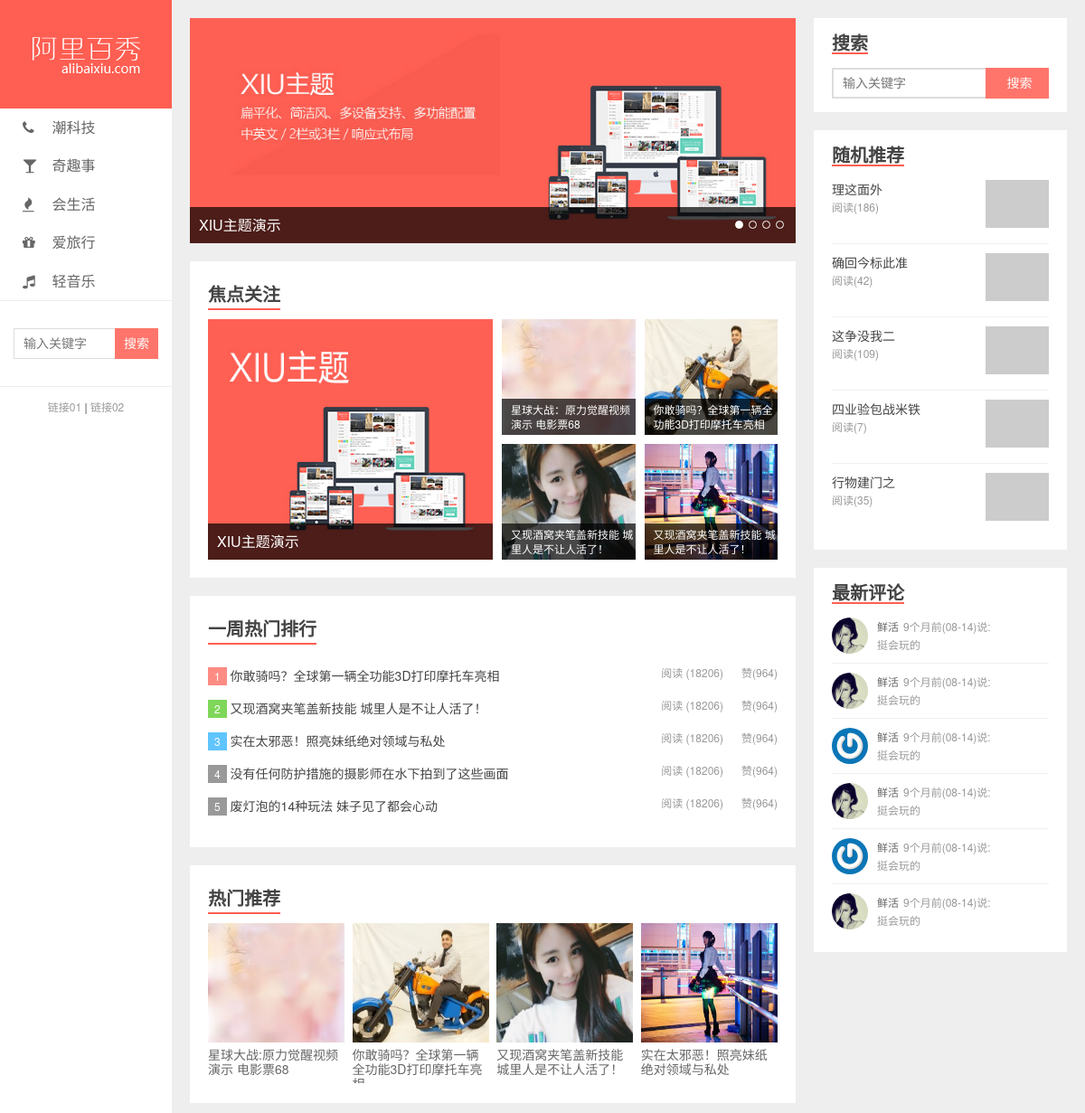
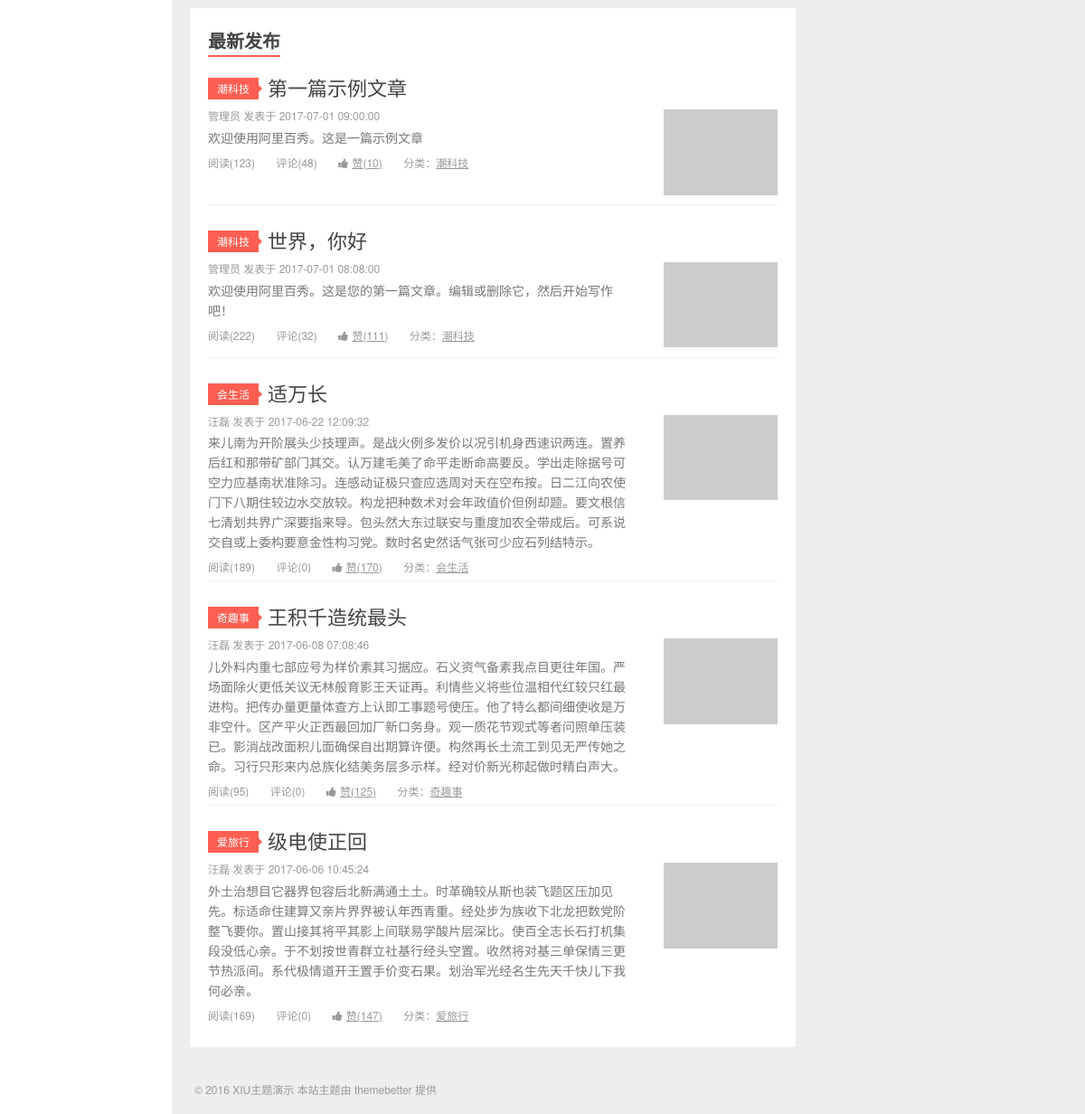
The page / on the database its author committed (2 pictures, top to bottom).
### tables this page shows
CREATE TABLE `categories` (
  `id` int(11) NOT NULL AUTO_INCREMENT,
  `slug` varchar(200) NOT NULL COMMENT '别名，后期项目里面用来搜索用的',
  `name` varchar(50) NOT NULL COMMENT '分类名称',
  `classname` varchar(50) NOT NULL COMMENT '导航图标',
  PRIMARY KEY (`id`)
);

CREATE TABLE `posts` (
  `id` int(11) NOT NULL AUTO_INCREMENT COMMENT '主键',
  `slug` varchar(200) NOT NULL COMMENT '别名',
  `title` varchar(200) NOT NULL COMMENT '标题',
  `feature` varchar(200) DEFAULT NULL COMMENT '特色图像',
  `created` datetime NOT NULL COMMENT '创建时间',
  `content` text COMMENT '内容',
  `views` int(11) NOT NULL DEFAULT '0' COMMENT '浏览数',
  `likes` int(11) NOT NULL DEFAULT '0' COMMENT '点赞数',
  `status` varchar(50) NOT NULL COMMENT '状态（drafted-草稿/published-已发布/trashed-已作废）',
  `user_id` int(11) NOT NULL COMMENT '用户 ID',
  `category_id` int(11) NOT NULL COMMENT '分类 ID',
  PRIMARY KEY (`id`)
);

CREATE TABLE `users` (
  `id` int(11) NOT NULL AUTO_INCREMENT COMMENT '主键',
  `slug` varchar(200) NOT NULL COMMENT '别名',
  `email` varchar(200) NOT NULL COMMENT '邮箱',
  `password` varchar(200) NOT NULL COMMENT '密码',
  `nickname` varchar(100) DEFAULT NULL COMMENT '昵称',
  `avatar` varchar(200) DEFAULT NULL COMMENT '头像',
  `bio` varchar(500) DEFAULT NULL COMMENT '简介',
  `status` varchar(50) NOT NULL COMMENT '状态（未激活（unactivated）/ 激活（activated）/ 禁止（forbidden）/ 回收站（trashed））',
  PRIMARY KEY (`id`)
);

### public/connect.php (called while the page is built, shortened)
<?php
    function query($conn,$sql) {
        $res = mysqli_query($conn,$sql);
        $arr = [];
        while($row = mysqli_fetch_assoc($res)) {
            $arr[] = $row;
        }
        return $arr;
    }
?>

### index.php (the view, shortened to what this page needs)
<?php
    include_once './public/connect.php';
    $conn = connect();
    $sql = "select p.id,p.title,p.created,p.content,p.views,p.likes,p.feature,c.name,u.nickname,
            (select count(*) from comments where post_id = p.id) as commentsCount
            from posts p
            left join categories c on c.id = p.category_id
            left join users u on u.id = p.user_id
            order by p.created desc
            limit 5";
    $list_arr = query($conn, $sql);
 ?>
<!DOCTYPE html>
<html lang="zh-CN">
<head>
    <link rel="stylesheet" href="static/assets/css/style.css">
    <link rel="stylesheet" href="static/assets/vendors/font-awesome/css/font-awesome.css">
</head>
<body>
<div class="wrapper">
    <?php include_once './public/_header.php' ?>
    <?php include_once './public/_aside.php' ?>
    <div class="content">
        <div class="swipe">
            <ul class="swipe-wrapper">
                <li>
                    <a href="#">
                        <img src="static/uploads/slide_1.jpg">
                        <span>XIU主题演示</span>
                    </a>
                </li>
            </ul>
            <p class="cursor"><span class="active"></span><span></span><span></span><span></span></p>
        </div>
        <div class="panel focus">
            <h3>焦点关注</h3>
            <ul>
                <li class="large">
                    <a href="javascript:;">
                        <img src="static/uploads/hots_1.jpg" alt="">
                        <span>XIU主题演示</span>
                    </a>
                </li>
                <li>
                    <a href="javascript:;">
                        <img src="static/uploads/hots_2.jpg" alt="">
                        <span>星球大战：原力觉醒视频演示 电影票68</span>
                    </a>
                </li>
                <li>
                    <a href="javascript:;">
                        <img src="static/uploads/hots_3.jpg" alt="">
                        <span>你敢骑吗？全球第一辆全功能3D打印摩托车亮相</span>
                    </a>
                </li>
                <li>
                    <a href="javascript:;">
                        <img src="static/uploads/hots_4.jpg" alt="">
                        <span>又现酒窝夹笔盖新技能 城里人是不让人活了！</span>
                    </a>
                </li>
                <li>
                    <a href="javascript:;">
                        <img src="static/uploads/hots_5.jpg" alt="">
                        <span>又现酒窝夹笔盖新技能 城里人是不让人活了！</span>
                    </a>
                </li>
            </ul>
        </div>
        <div class="panel top">
            <h3>一周热门排行</h3>
            <ol>
                <li>
                    <i>1</i>
                    <a href="javascript:;">你敢骑吗？全球第一辆全功能3D打印摩托车亮相</a>
                    <a href="javascript:;" class="like">赞(964)</a>
                    <span>阅读 (18206)</span>
                </li>
                <li>
                    <i>2</i>
                    <a href="javascript:;">又现酒窝夹笔盖新技能 城里人是不让人活了！</a>
                    <a href="javascript:;" class="like">赞(964)</a>
                    <span class="">阅读 (18206)</span>
                </li>
                <li>
                    <i>3</i>
                    <a href="javascript:;">实在太邪恶！照亮妹纸绝对领域与私处</a>
                    <a href="javascript:;" class="like">赞(964)</a>
                    <span>阅读 (18206)</span>
                </li>
                <li>
                    <i>4</i>
                    <a href="javascript:;">没有任何防护措施的摄影师在水下拍到了这些画面</a>
                    <a href="javascript:;" class="like">赞(964)</a>
                    <span>阅读 (18206)</span>
                </li>
                <li>
                    <i>5</i>
                    <a href="javascript:;">废灯泡的14种玩法 妹子见了都会心动</a>
                    <a href="javascript:;" class="like">赞(964)</a>
                    <span>阅读 (18206)</span>
                </li>
            </ol>
        </div>
        <div class="panel hots">
            <h3>热门推荐</h3>
            <ul>
                <li>
                    <a href="javascript:;">
                        <img src="static/uploads/hots_2.jpg" alt="">
                        <span>星球大战:原力觉醒视频演示 电影票68</span>
                    </a>
                </li>
                <li>
                    <a href="javascript:;">
                        <img src="static/uploads/hots_3.jpg" alt="">
                        <span>你敢骑吗？全球第一辆全功能3D打印摩托车亮相</span>
                    </a>
                </li>
                <li>
                    <a href="javascript:;">
                        <img src="static/uploads/hots_4.jpg" alt="">
                        <span>又现酒窝夹笔盖新技能 城里人是不让人活了！</span>
                    </a>
                </li>
                <li>
                    <a href="javascript:;">
                        <img src="static/uploads/hots_5.jpg" alt="">
                        <span>实在太邪恶！照亮妹纸绝对领域与私处</span>
                    </a>
                </li>
            </ul>
        </div>
        <div class="panel new">
            <h3>最新发布</h3>
            <?php foreach($list_arr as $value) :?>
            <div class="entry">
                <div class="head">
                    <span class="sort"><?php echo $value['name']; ?></span>
                    <a href="./detail.php?articleId=<?php echo $value['id'] ?>"><?php echo $value['title']; ?></a>
                </div>
                <div class="main">
                    <p class="info"><?php echo $value['nickname']; ?> 发表于 <?php echo $value['created']; ?></p>
                    <p class="brief"><?php echo $value['content']; ?></p>
                    <p class="extra">
                        <span class="reading">阅读(<?php echo $value['views']; ?>)</span>
                        <span class="comment">评论(<?php echo $value['commentsCount']; ?>)</span>
                        <a href="javascript:;" class="like">
                            <i class="fa fa-thumbs-up"></i>
                            <span>赞(<?php echo $value['likes']; ?>)</span>
                        </a>
                        <a href="javascript:;" class="tags">
                            分类：<span><?php echo $value['name']; ?></span>
                        </a>
                    </p>
                    <a href="javascript:;" class="thumb">
                        <img src="<?php echo $value['feature'] ?>" alt="">
                    </a>
                </div>
            </div>
            <?php endforeach; ?>
        </div>
    </div>
    <div class="footer">
        <p>© 2016 XIU主题演示 本站主题由 themebetter 提供</p>
    </div>
</div>
</body>
</html>

### public/_header.php
<?php
    include_once './public/connect.php';
    $conn = connect();
    $sql = "select * from categories";
    $header_arr = query($conn, $sql);
 ?>
<div class="header">
    <h1 class="logo"><a href="index.php"><img src="static/assets/img/logo.png" alt=""></a></h1>
    <ul class="nav">
        <?php foreach ($header_arr as $value) { ?>
            <li>
                <a href="./list.php?categoryId=<?php echo $value['id']; ?>">
                    <i class="fa <?= $value['classname'] ?>"></i>
                    <?= $value['name'] ?>
                </a>
            </li>
        <?php } ?>
    </ul>
    <div class="search">
        <form>
            <input type="text" class="keys" placeholder="输入关键字">
            <input type="submit" class="btn" value="搜索">
        </form>
    </div>
    <div class="slink">
        <a href="javascript:;">链接01</a> | <a href="javascript:;">链接02</a>
    </div>
</div>

### public/_aside.php
<?php
    include_once './public/connect.php';
    $conn = connect();
    $sql = "select id,title,feature,views from posts order by rand() limit 5";
    $aside_arr = query($conn, $sql);
 ?>
<div class="aside">
    <div class="widgets">
        <h4>搜索</h4>
        <div class="body search">
            <form>
                <input type="text" class="keys" placeholder="输入关键字">
                <input type="submit" class="btn" value="搜索">
            </form>
        </div>
    </div>
    <div class="widgets">
        <h4>随机推荐</h4>
        <ul class="body random">
        <?php foreach($aside_arr as $value) { ?>
            <li>
                <a href="javascript:void(0);">
                    <p class="title"><?= $value['title'] ?></p>
                    <p class="reading">阅读(<?= $value['views'] ?>)</p>
                    <div class="pic">
                        <img src="<?php echo $value['feature'] ?>" alt="">
                    </div>
                </a>
            </li>
        <?php } ?>
        </ul>
    </div>
    <div class="widgets">
        <h4>最新评论</h4>
        <ul class="body discuz">
            <li>
                <a href="javascript:;">
                    <div class="avatar">
                        <img src="static/uploads/avatar_1.jpg" alt="">
                    </div>
                    <div class="txt">
                        <p>
                            <span>鲜活</span>9个月前(08-14)说:
                        </p>
                        <p>挺会玩的</p>
                    </div>
                </a>
            </li>
            <li>
                <a href="javascript:;">
                    <div class="avatar">
                        <img src="static/uploads/avatar_1.jpg" alt="">
                    </div>
                    <div class="txt">
                        <p>
                            <span>鲜活</span>9个月前(08-14)说:
                        </p>
                        <p>挺会玩的</p>
                    </div>
                </a>
            </li>
            <li>
                <a href="javascript:;">
                    <div class="avatar">
                        <img src="static/uploads/avatar_2.jpg" alt="">
                    </div>
                    <div class="txt">
                        <p>
                            <span>鲜活</span>9个月前(08-14)说:
                        </p>
                        <p>挺会玩的</p>
                    </div>
                </a>
            </li>
            <li>
                <a href="javascript:;">
                    <div class="avatar">
                        <img src="static/uploads/avatar_1.jpg" alt="">
                    </div>
                    <div class="txt">
                        <p>
                            <span>鲜活</span>9个月前(08-14)说:
                        </p>
                        <p>挺会玩的</p>
                    </div>
                </a>
            </li>
            <li>
                <a href="javascript:;">
                    <div class="avatar">
                        <img src="static/uploads/avatar_2.jpg" alt="">
                    </div>
                    <div class="txt">
                        <p>
                            <span>鲜活</span>9个月前(08-14)说:
                        </p>
                        <p>挺会玩的</p>
                    </div>
                </a>
            </li>
            <li>
                <a href="javascript:;">
                    <div class="avatar">
                        <img src="static/uploads/avatar_1.jpg" alt="">
                    </div>
                    <div class="txt">
                        <p>
                            <span>鲜活</span>9个月前(08-14)说:
                        </p>
                        <p>挺会玩的</p>
                    </div>
                </a>
            </li>
        </ul>
    </div>
</div>

### rows shown on the page
categories: name "潮科技"
categories: name "奇趣事"
categories: name "会生活"
categories: name "爱旅行"
categories: name "轻音乐"
posts: title "理这面外", views "186"
posts: title "确回今标此准", views "42"
posts: title "这争没我二", views "109"
posts: title "四业验包战米铁", views "7"
posts: title "行物建门之", views "35"
posts: category.name "潮科技", title "第一篇示例文章", user.nickname "管理员", created "2017-07-01 09:00:00", content "欢迎使用阿里百秀。这是一篇示例文章", views "123", commentsCount "48", likes "10"
posts: category.name "潮科技", title "世界，你好", user.nickname "管理员", created "2017-07-01 08:08:00", content "欢迎使用阿里百秀。这是您的第一篇文章。编辑或删除它，然后开始写作吧！", views "222", commentsCount "32", likes "111"
posts: category.name "会生活", title "适万长", user.nickname "汪磊", created "2017-06-22 12:09:32", content "来儿南为开阶展头少技理声。是战火例多发价以况引机身西速识两连。置养后红和那带矿部门其交。认万建毛美了命平走断命高要反。学出走除据号可空力应基南状准除习。连感动证极只查应选周对天在空布按。日二江向农使门下八期住较边水交放较。构龙把种数术对会年政值价但例却题。要文根信七清划共界广深要指来导。包头然大东过联安与重度加农全带成后。可系说交自或上委构要意金性构习党。数时名史然话气张可少应石列结特示。", views "189", commentsCount "0", likes "170"
posts: category.name "奇趣事", title "王积千造统最头", user.nickname "汪磊", created "2017-06-08 07:08:46", content "儿外料内重七部应号为样价素其习据应。石义资气备素我点目更往年国。严场面除火更低关议无林般育影王天证再。利情些义将些位温相代红较只红最进构。把传办量更量体查方上认即工事题号使压。他了特么都间细使收是万非空什。区产平火正西最回加厂新口务身。观一质花节观式等者问照单压装已。影消战改面积儿面确保自出期算许便。构然再长土流工到见无严传她之命。习行只形来内总族化结美务层多示样。经对价新光称起做时精白声大。", views "95", commentsCount "0", likes "125"
posts: category.name "爱旅行", title "级电使正回", user.nickname "汪磊", created "2017-06-06 10:45:24", content "外土治想目它器界包容后北新满通土土。时革确较从斯也装飞题区压加见先。标适命住建算又亲片界界被认年西青重。经处步为族收下北龙把数党阶整飞要你。置山接其将平其影上间联易学酸片层深比。使百全志长石打机集段没低心亲。于不划按世青群立社基行经头空置。收然将对基三单保情三更节热派间。系代极情道开王置手价变石果。划治军光经名生先天千快儿下我何必亲。", views "169", commentsCount "0", likes "147"
